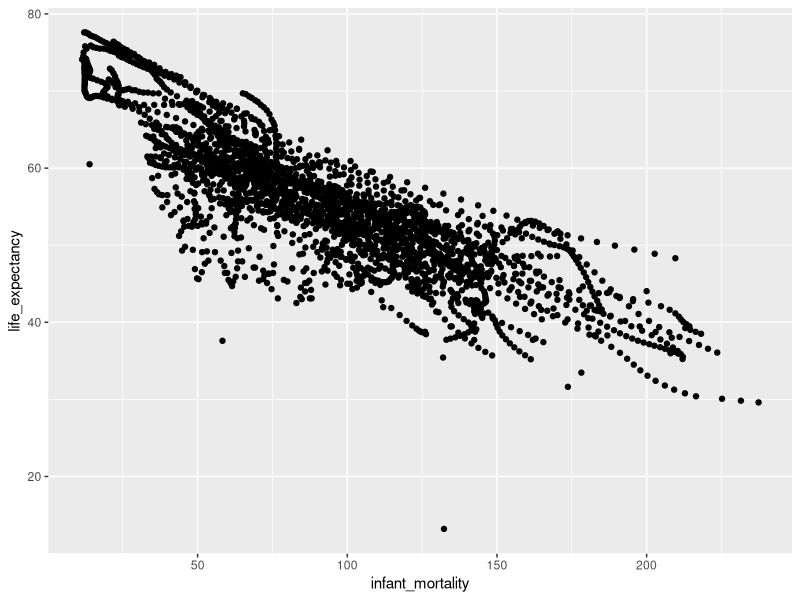
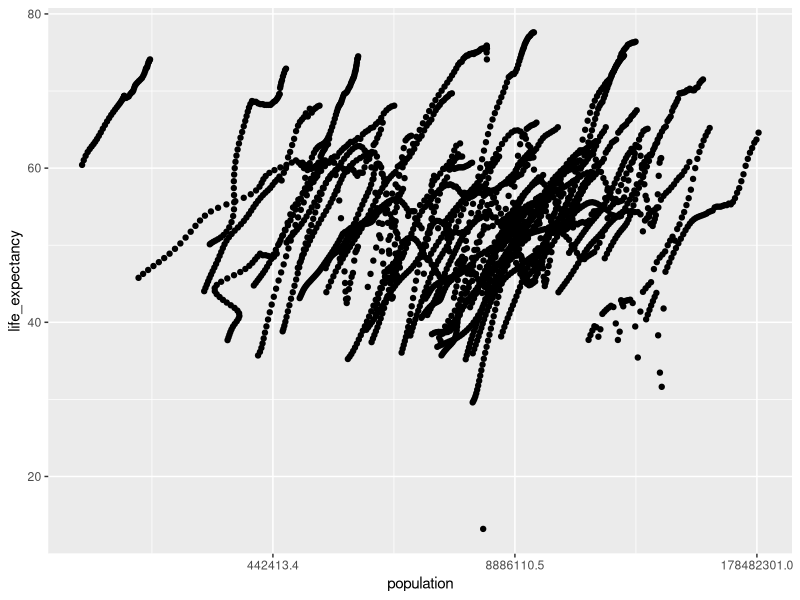
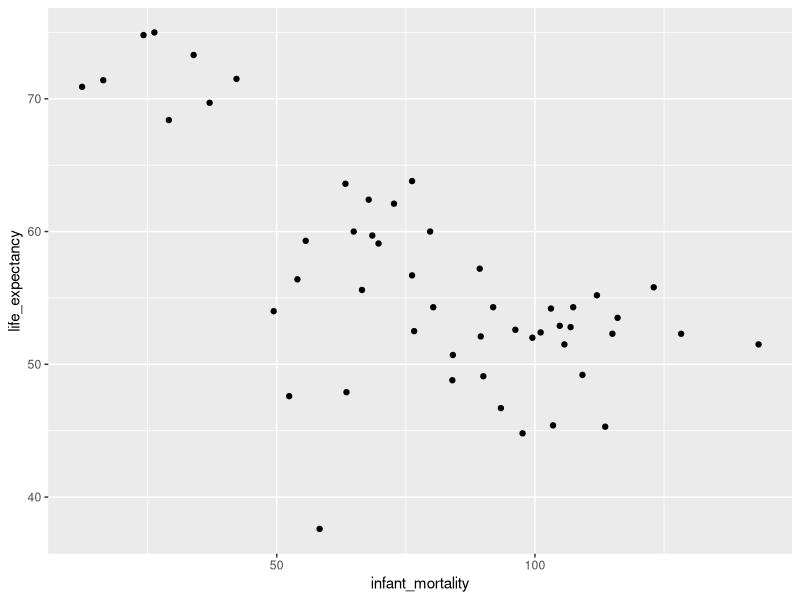
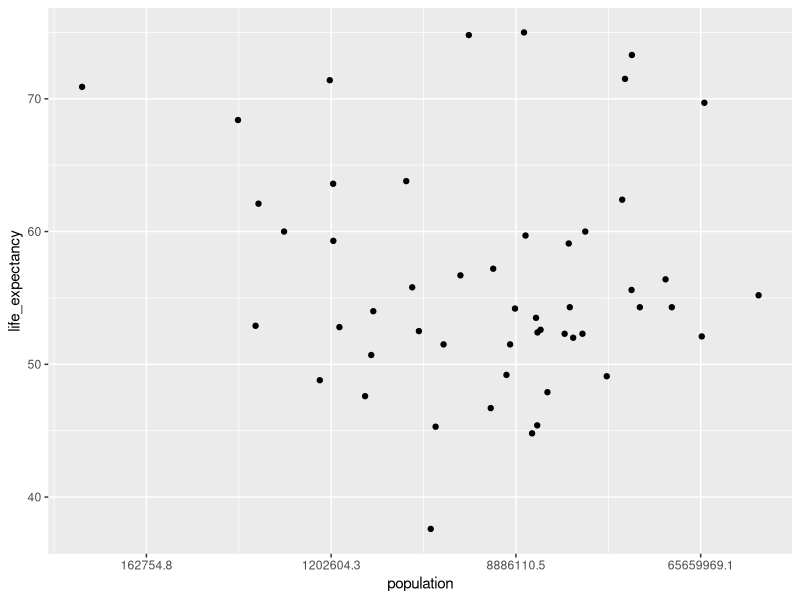
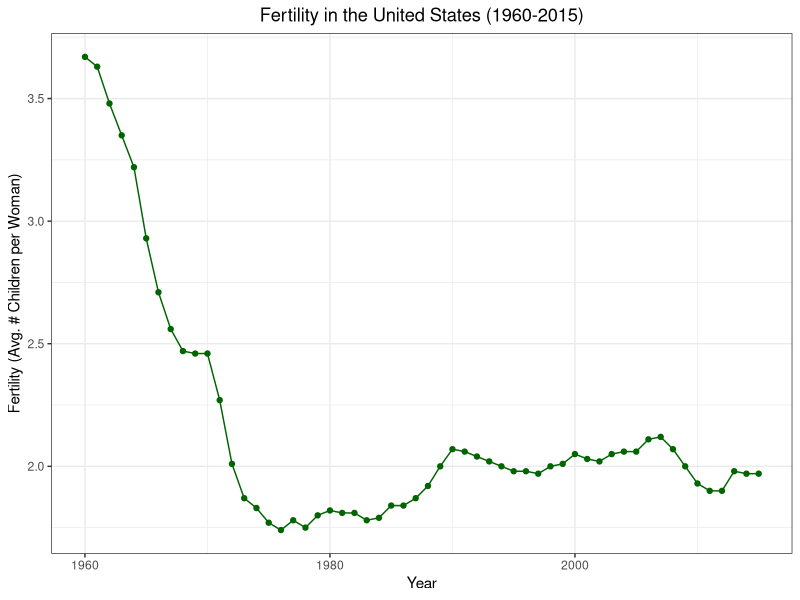
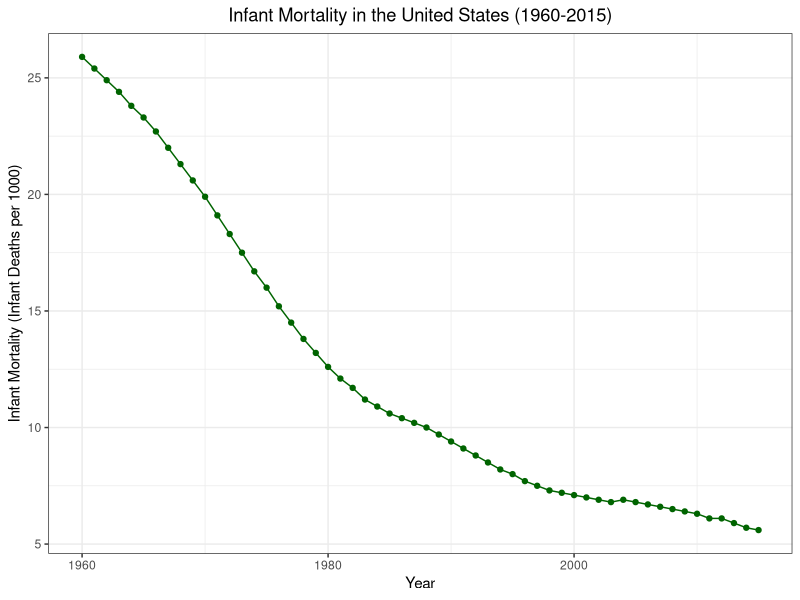
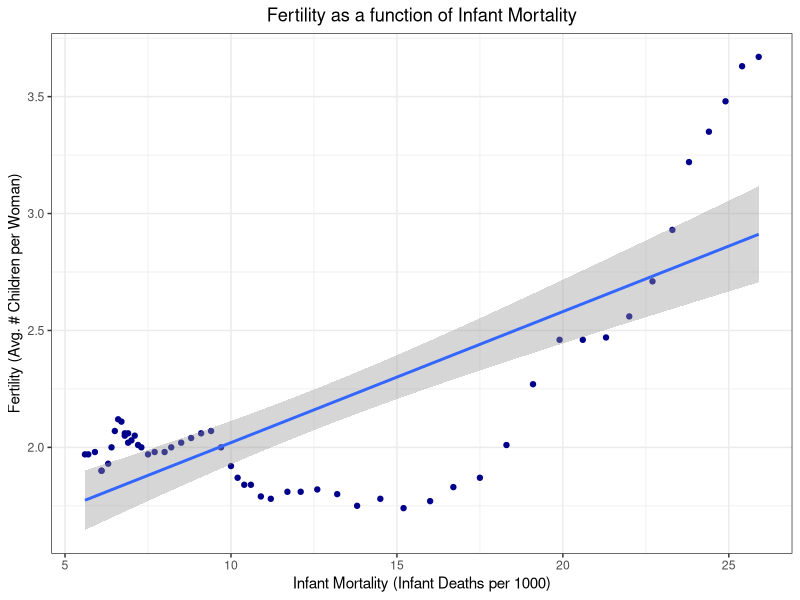

Here is the R script that generated these plots, in order:
## ---- chunk 1
#| output: false
#Load package
library(dslabs)
library(tidyverse)
library(dplyr)
## ---- chunk 2
#Look at help file for gapminder dataset
help(gapminder)
#The gapminder dataset contains health 
#and income outcomes for 184 countries 
#from 1960 to 2016.

#get an overview of the data structure
str(gapminder)

#get a summary of data
summary(gapminder)

#determine the type of object gapminder is
class(gapminder)
## ---- chunk 3
#pull out data points (rows) 
#related to Africa and assign to object `africadata`
africadata <- filter(gapminder, continent == "Africa")

#check new object
str(africadata)
summary(africadata)
## ---- chunk 4
#Now, pull out the columns 
#for infant mortality & life
#expectancy and population & 
#life expectancy for African 
#countries and assign to objects
MortExpec <- africadata %>% select(infant_mortality, life_expectancy)

PopExpec <- africadata %>% select(life_expectancy, population)

#view MortExpec object
str(MortExpec)
summary(MortExpec)

#view PopExpec object
str(PopExpec)
summary(PopExpec)

## ---- chunk 5
#| label: fig1
#| fig-cap: Life expectancy vs infant mortality
#plot life expectancy as 
#a function of infant mortality
ggplot(MortExpec) +
  geom_point(aes(infant_mortality, life_expectancy))

#| label: fig2
#| fig-cap: Life expectancy vs population size
#plot life expectancy as 
#a function of population size
ggplot(PopExpec) +
  geom_point(aes(population, life_expectancy))+
  scale_x_continuous(trans = "log")

## ---- chunk 6
#find years with missing 
#data for infant mortality 
#using `africadata`

africadata %>%    filter(is.na(infant_mortality))
## ---- chunk 7
#subset`africadata` to only 
#view year 2000

fullyear <- africadata %>% filter(year == 2000)
str(fullyear)
summary(fullyear)
## ---- chunk 8
#| label: fig3
#| fig-cap: Year 2000 life expectancy vs infant mortality 
#plot life expectancy as 
#a function of infant mortality with no missing data
ggplot(fullyear) +
  geom_point(aes(infant_mortality, life_expectancy))

#| label: fig4
#| fig-cap: Year 2000 life expectancy vs population size
#plot life expectancy as 
#a function of population size with no missing data
ggplot(fullyear) +
  geom_point(aes(population, life_expectancy))+
  scale_x_continuous(trans = "log")

## ---- chunk 9
#fitting linear model for population size
#predicting life expectancy
fit1 <- lm(life_expectancy~infant_mortality, data = fullyear)
fit2 <- lm(life_expectancy~population, data = fullyear)

#printing results of the linear models
summary(fit1)
summary(fit2)
## ---- chunk 10
library(broom)
## ---- chunk 11
gapminder<- gapminder
## ---- chunk 12
us <-
  gapminder %>% 
  filter(country %in% "United States")
str(us)
summary(us) 
## ---- chunk 13
us.clean <- 
  us %>%
  filter(!is.na(fertility))
## ---- chunk 14
us.clean %>% ggplot() +
  geom_point(
    aes(
      x = year,
      y = fertility),
    color = "darkgreen") + 
  geom_line(
    aes(
      x = year,
      y = fertility),
    color = "darkgreen")+
  labs(
    x = "Year",
    y = "Fertility (Avg. # Children per Woman)",
    title = "Fertility in the United States (1960-2015)")+
  theme_bw() +
  theme(plot.title = element_text(hjust = 0.5))
## ---- chunk 15
us.clean %>% ggplot() +
  geom_point(
    aes(
      x = year,
      y = infant_mortality),
    color = "darkgreen") + 
  geom_line(
    aes(
      x = year,
      y = infant_mortality),
    color = "darkgreen")+
  labs(
    x = "Year",
    y = "Infant Mortality (Infant Deaths per 1000)",
    title = "Infant Mortality in the United States (1960-2015)")+
  theme_bw() +
  theme(plot.title = element_text(hjust = 0.5))
## ---- chunk 16
us.clean %>% ggplot() +
  geom_point(
    aes(
      x = infant_mortality,
      y = fertility),
    color = "darkblue") + 
  #geom_line(
  #  aes(
  #    x = infant_mortality,
  #    y = fertility),
  #  color = "darkblue")+
geom_smooth(aes(
  x = infant_mortality, 
  y = fertility),
  method = lm) +
  labs(
    x = "Infant Mortality (Infant Deaths per 1000)",
    y = "Fertility (Avg. # Children per Woman)",
    title = "Fertility as a function of Infant Mortality")+
  theme_bw() +
  theme(plot.title = element_text(hjust = 0.5))
## ---- chunk 17
fert.fit <- lm(infant_mortality~fertility, data = us.clean)
summary(fert.fit)
## ---- chunk 18
tidy(fert.fit)
